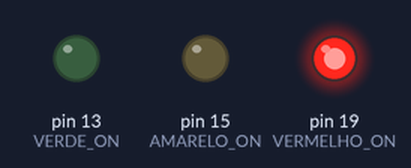
This sketch was run on a simulated Arduino Uno, built with avr-gcc and run on an emulated ATmega328P. Parts: output pins drawn as LEDs (lit = HIGH).

Above: at 1.0 s.
At 2.5 s:
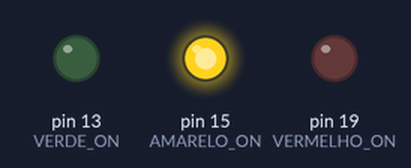
At 4.0 s:
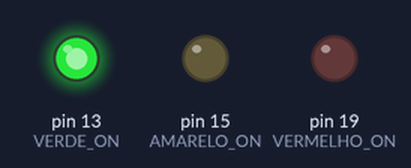
Timing chart, 0 to 6.5 s (numbered marks = the images above):
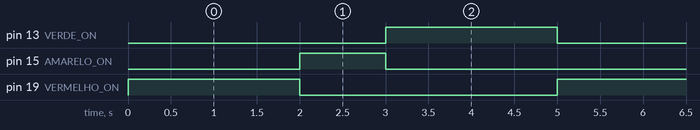

Measured:
- by itself, pin 13 (VERDE_ON), pin 19 (VERMELHO_ON): alternates HIGH for 2.0 s and LOW for 3.0 s
- by itself, pin 15 (AMARELO_ON): alternates HIGH for 1.0 s and LOW for 4.0 s
- by itself, everything shown: repeats every 5.0 s, in 3 steps

The sketch:

sketch_feb27a.ino
```cpp
#define VERMELHO_ON (1<<PC5)
#define AMARELO_ON (1<<PC1)
#define VERDE_ON (1<<PB5)

int main(){

  // Configurações:
  DDRD = 0; // Todos os pinos de D serão de entrada.
  // DDRB = 0b00100010; // PB1 e PB5 são saídas.
  // DDRC = 0b00100010; // PC1 e PC5 são saídas.

  DDRC = VERMELHO_ON | AMARELO_ON;
  DDRB = VERDE_ON;


  while(1){

    // Liga somente o vermelho e espera 2s.
    PORTC = VERMELHO_ON; // Liga o pino PC5.
     PORTB = 0;
    _delay_ms (2000);
    // Liga somente o amarelo e espera 1s.
    PORTC = AMARELO_ON;
    PORTB = 0;
    _delay_ms (1000);
    // Liga somente o verde e espera 2s.
    PORTB = VERDE_ON;
    PORTC = 0;
    _delay_ms (2000);

  }
}
```
